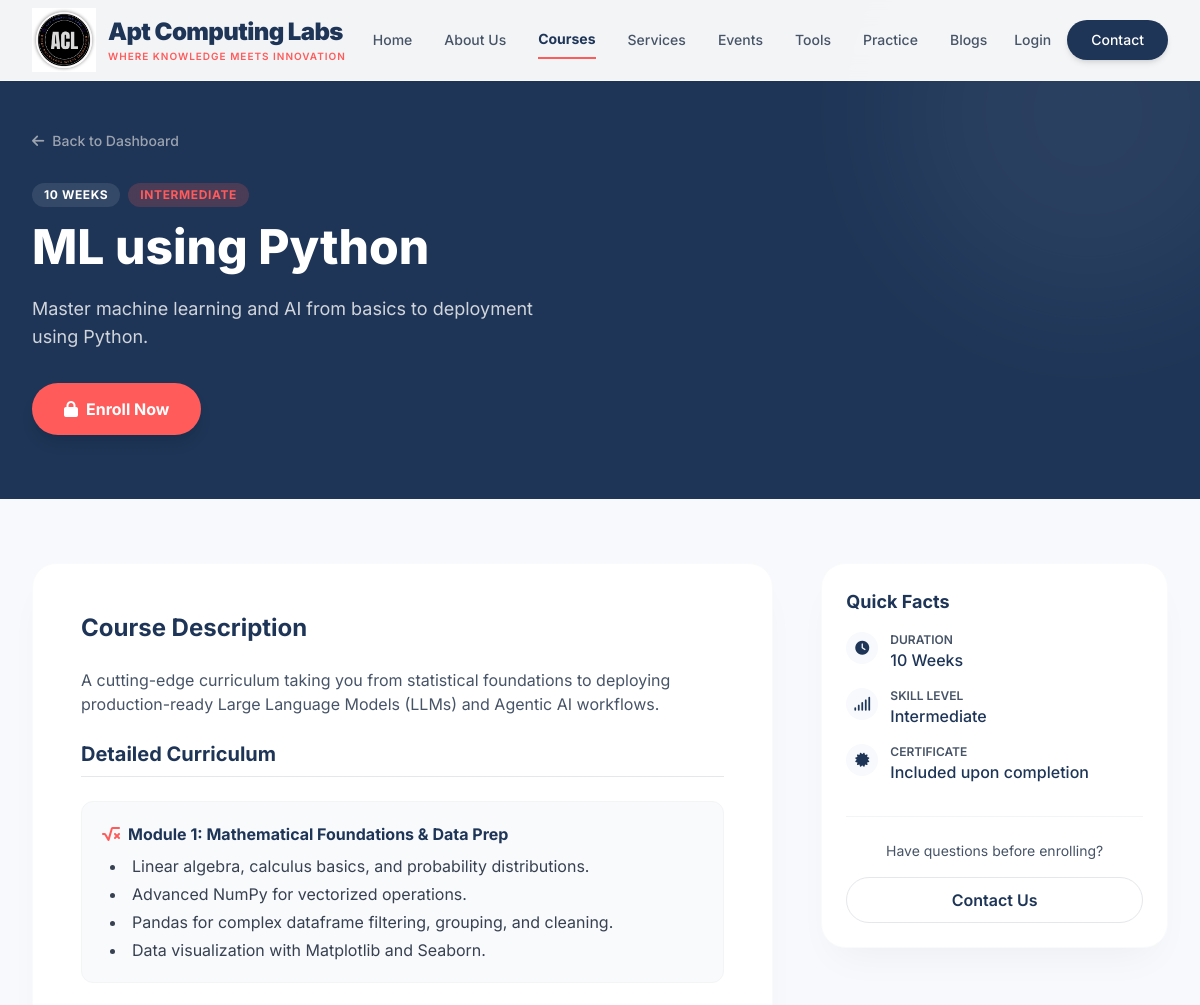
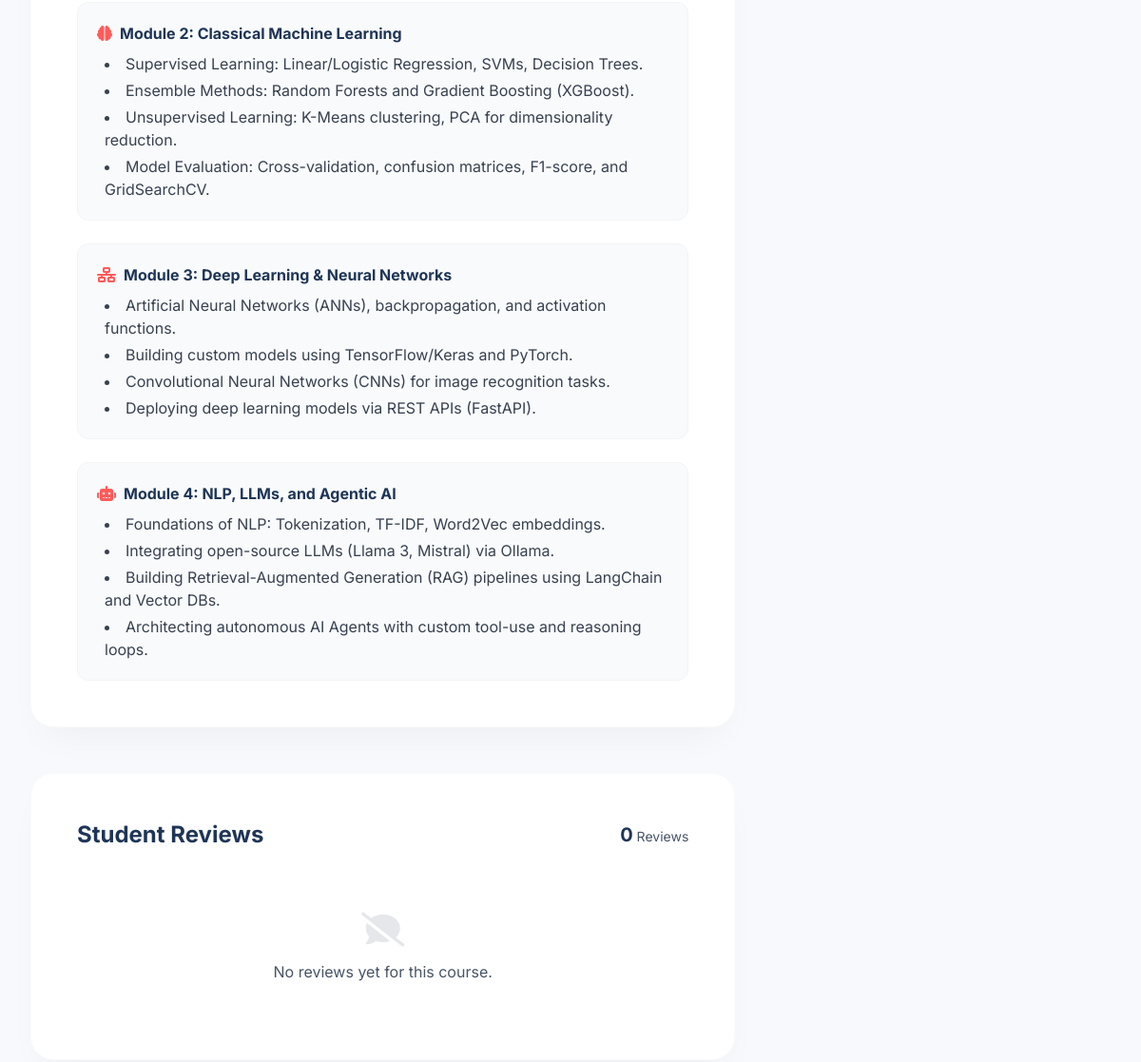
Page /courses/agentic-ai/ (upper part) on the earlier database version (2 pictures, top to bottom).
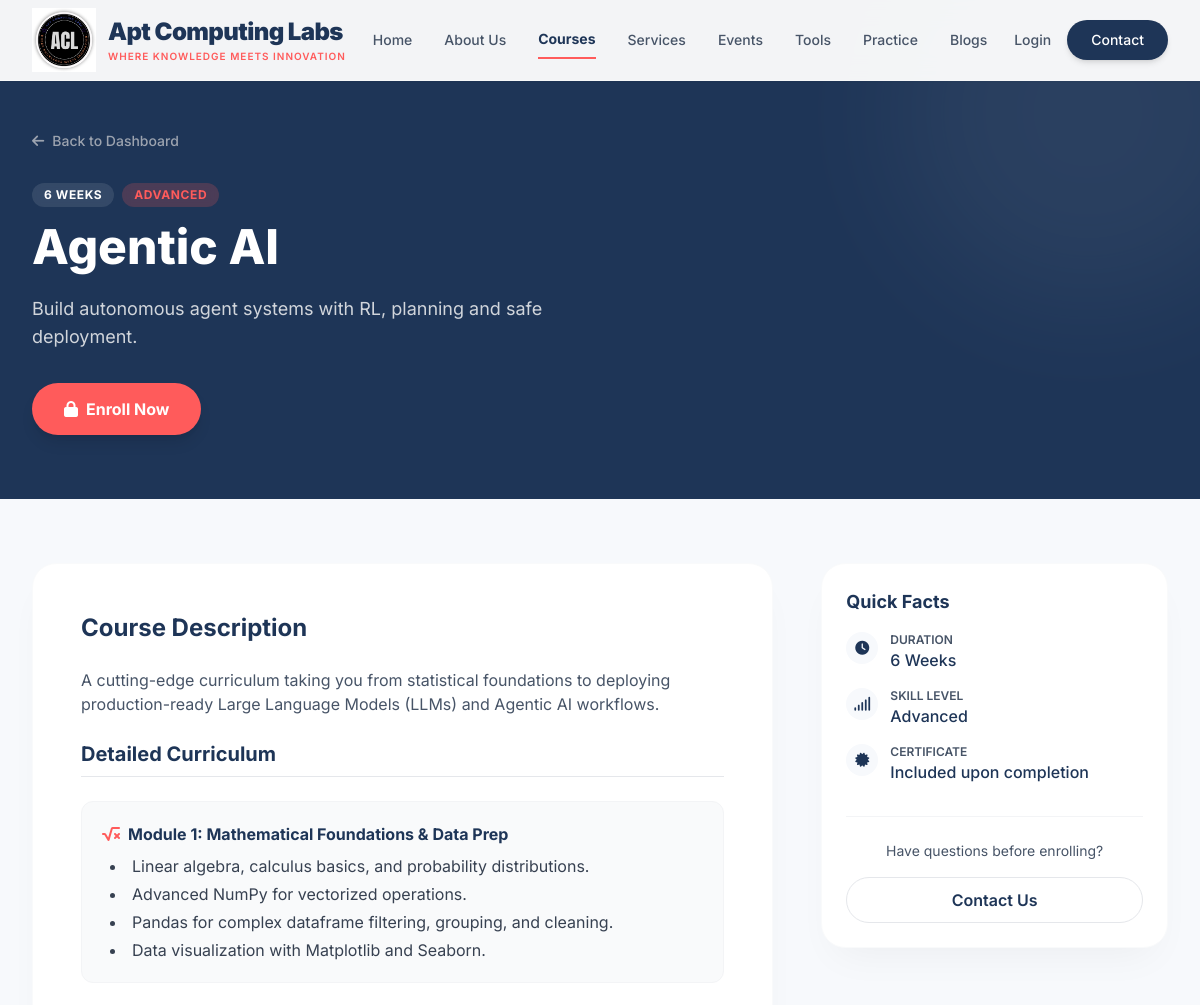
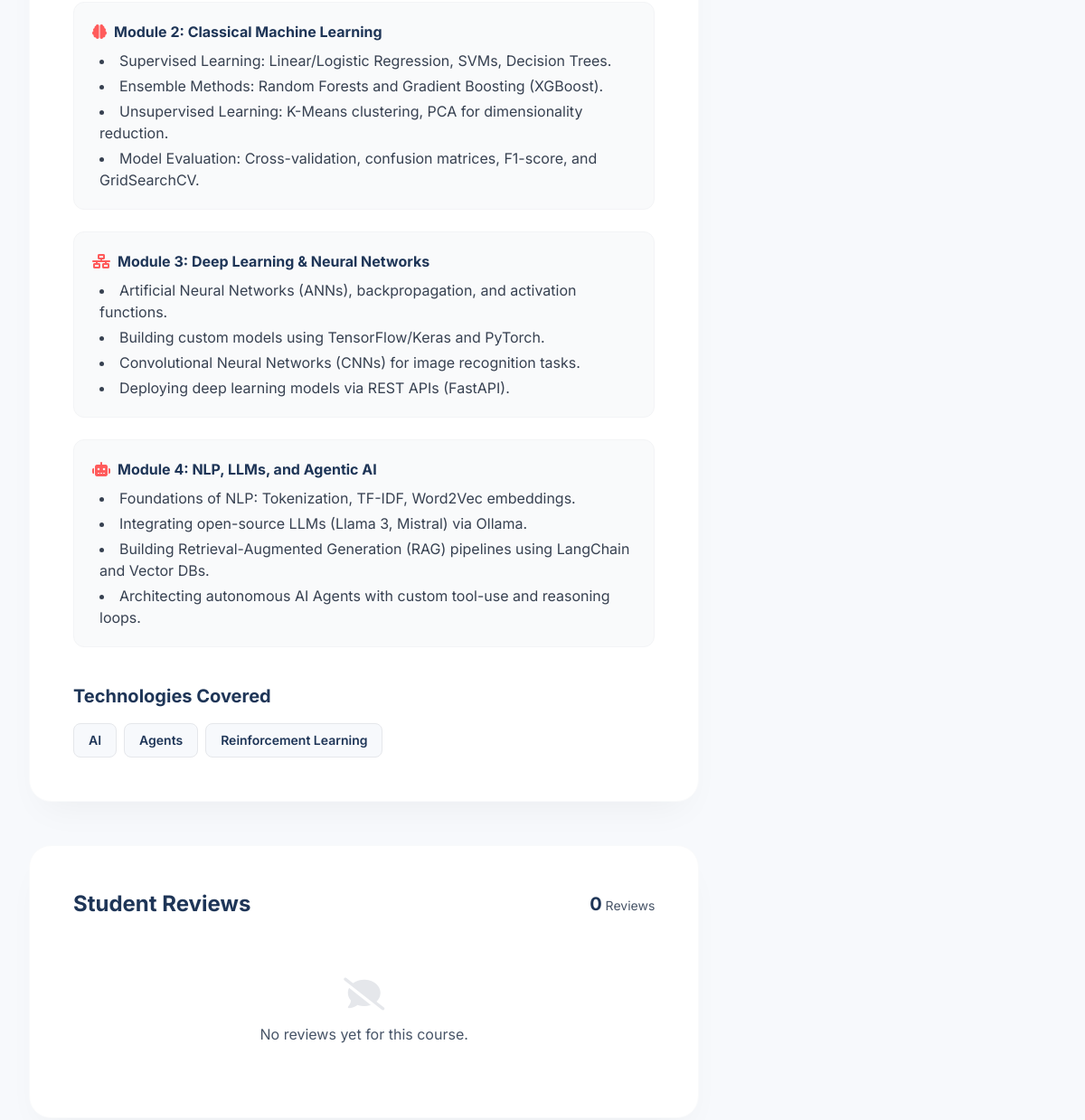
Same page on the later database version (2 pictures, top to bottom).
### courses/models.py (models this page shows, shortened)
class Course(models.Model):
    title = models.CharField(max_length=200)
    slug = models.SlugField(max_length=200, unique=True)
    short_description = models.CharField(max_length=500, blank=True)
    description = models.TextField(blank=True)
    duration_weeks = models.PositiveIntegerField(default=0)
    duration_hours = models.PositiveIntegerField(default=0)
    skill_level = models.CharField(max_length=50, blank=True)
    technologies = models.CharField(max_length=200, blank=True, help_text="Comma separated list, e.g., 'Rust, Linux'")
    image = models.URLField(blank=True, null=True)

### courses/views.py (the view)
# urls.py: path('<slug:slug>/', views.CourseDetailView.as_view(), name='detail'),
class CourseDetailView(DetailView):
    model = Course
    template_name = 'courses/detail.html'
    context_object_name = 'course'

### courses/templatetags/course_tags.py (called while the page is built)
@register.filter
def split_comma(value):
    if not value:
        return []
    return [item.strip() for item in value.split(',')]

### templates/courses/detail.html (shortened to what the changed rows need)
{% extends 'tailwind_base.html' %}
{% load static course_tags %}
{% block content %}
    <div class="pt-32 pb-16 bg-brand-navy text-white relative overflow-hidden">
        <div class="max-w-7xl mx-auto px-4 sm:px-6 lg:px-8 relative z-10">
            <div class="grid lg:grid-cols-2 gap-12 items-center">
                <div>
                    <div class="flex flex-wrap gap-2 mb-4">
                        <span class="px-3 py-1 bg-white/10 rounded-full text-xs font-bold text-white uppercase tracking-wider backdrop-blur-sm">
                            {% if course.duration_weeks %}{{ course.duration_weeks }} WEEKS{% else %}{{ course.duration_hours }} HOURS{% endif %}
                        </span>
                        {% if course.skill_level %}
                        <span class="px-3 py-1 bg-brand-coral/20 text-brand-coral rounded-full text-xs font-bold uppercase tracking-wider backdrop-blur-sm">
                            {{ course.skill_level }}
                        </span>
                        {% endif %}
                    </div>
                    <h1 class="text-4xl md:text-5xl font-extrabold mb-6 leading-tight">{{ course.title }}</h1>
                    <p class="text-lg text-gray-300 mb-8 max-w-xl">
                        {{ course.short_description|default:course.description|truncatewords:40 }}
                    </p>
                    <button class="bg-brand-coral hover:bg-opacity-90 text-white px-8 py-3.5 rounded-full font-bold shadow-lg transition-transform hover:-translate-y-0.5 inline-flex items-center">
                        <i class="fas fa-lock mr-2"></i> Enroll Now
                    </button>
                </div>
            </div>
        </div>
    </div>
    <div class="py-16 max-w-7xl mx-auto px-4 sm:px-6 lg:px-8">
        <div class="grid lg:grid-cols-3 gap-12">
            <div class="lg:col-span-2">
                <div class="bg-white rounded-3xl p-8 md:p-12 shadow-premium border border-gray-50 mb-12">
                    <h2 class="text-2xl font-bold text-brand-navy mb-6">Course Description</h2>
                    <div class="prose prose-lg text-brand-textSecondary max-w-none">
                        {{ course.description|safe }}
                    </div>
                    {% if course.technologies %}
                    <h3 class="text-xl font-bold text-brand-navy mt-10 mb-4">Technologies Covered</h3>
                    <div class="flex flex-wrap gap-2">
                        {% for tech in course.technologies|split_comma %}
                        <span class="px-4 py-2 bg-brand-light text-brand-navy font-semibold text-sm rounded-lg border border-gray-200">
                            {{ tech }}
                        </span>
                        {% endfor %}
                    </div>
                    {% endif %}
                </div>
                <div class="bg-white rounded-3xl p-8 md:p-12 shadow-premium border border-gray-50" id="reviews">
                    <div class="flex justify-between items-center mb-8">
                        <h2 class="text-2xl font-bold text-brand-navy">Student Reviews</h2>
                        <div class="text-brand-textSecondary text-sm">
                            <span class="font-bold text-brand-navy text-xl">{{ course.reviews.count }}</span> Reviews
                        </div>
                    </div>
                </div>
            </div>
            <div class="lg:col-span-1">
                <div class="bg-white rounded-3xl p-6 shadow-premium border border-gray-50 sticky top-28">
                    <ul class="space-y-4">
                        <li class="flex items-start">
                            <div>
                                <p class="text-xs text-brand-textSecondary uppercase font-semibold">Duration</p>
                                <p class="font-medium text-brand-navy">
                                    {% if course.duration_weeks %}{{ course.duration_weeks }} Weeks{% else %}{{ course.duration_hours }} Hours{% endif %}
                                </p>
                            </div>
                        </li>
                        <li class="flex items-start">
                            <div>
                                <p class="text-xs text-brand-textSecondary uppercase font-semibold">Skill Level</p>
                                <p class="font-medium text-brand-navy">{{ course.skill_level|default:"All Levels" }}</p>
                            </div>
                        </li>
                    </ul>
                </div>
            </div>
        </div>
    </div>
{% endblock %}

Differences in the rows shown:
changed Course: duration_weeks "10" → "6"; skill_level "INTERMEDIATE" → "ADVANCED"; title "ML using Python" → "Agentic AI"; short_description "Master machine learning and AI from basics to deployment using Python." → "Build autonomous agent systems with RL, planning and safe deployment."; skill_level "Intermediate" → "Advanced"
Other differences:
text now shown: "Technologies Covered"
new list line: "AI"
new list line: "Agents"
new list line: "Reinforcement Learning"
